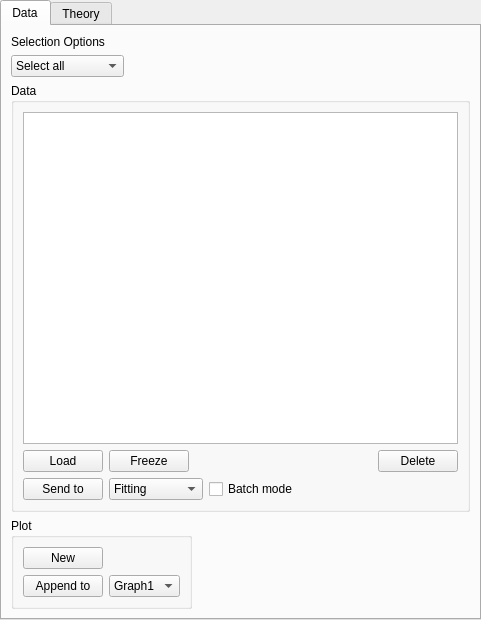
<?xml version="1.0" encoding="UTF-8"?>
<ui version="4.0">
 <class>DataLoadWidget</class>
 <widget class="QTabWidget" name="DataLoadWidget">
  <property name="geometry">
   <rect>
    <x>0</x>
    <y>0</y>
    <width>481</width>
    <height>620</height>
   </rect>
  </property>
  <property name="windowTitle">
   <string>TabWidget</string>
  </property>
  <property name="windowIcon">
   <iconset resource="../../UI/main_resources.qrc">
    <normaloff>:/res/ball.ico</normaloff>:/res/ball.ico</iconset>
  </property>
  <property name="currentIndex">
   <number>0</number>
  </property>
  <widget class="QWidget" name="dataTab">
   <attribute name="title">
    <string>Data</string>
   </attribute>
   <layout class="QGridLayout" name="gridLayout_6">
    <item row="0" column="0">
     <widget class="QLabel" name="label">
      <property name="text">
       <string>Selection Options</string>
      </property>
     </widget>
    </item>
    <item row="1" column="0">
     <widget class="QComboBox" name="cbSelect">
      <item>
       <property name="text">
        <string>Select all</string>
       </property>
      </item>
      <item>
       <property name="text">
        <string>Unselect all</string>
       </property>
      </item>
      <item>
       <property name="text">
        <string>Select all 1D</string>
       </property>
      </item>
      <item>
       <property name="text">
        <string>Unselect all 1D</string>
       </property>
      </item>
      <item>
       <property name="text">
        <string>Select all 2D</string>
       </property>
      </item>
      <item>
       <property name="text">
        <string>Unselect all 2D</string>
       </property>
      </item>
     </widget>
    </item>
    <item row="1" column="1" colspan="2">
     <spacer name="horizontalSpacer_2">
      <property name="orientation">
       <enum>Qt::Horizontal</enum>
      </property>
      <property name="sizeHint" stdset="0">
       <size>
        <width>352</width>
        <height>20</height>
       </size>
      </property>
     </spacer>
    </item>
    <item row="2" column="0" colspan="3">
     <widget class="QGroupBox" name="groupBox">
      <property name="title">
       <string>Data</string>
      </property>
      <layout class="QGridLayout" name="gridLayout_2">
       <item row="0" column="0">
        <layout class="QGridLayout" name="gridLayout">
         <item row="0" column="0" colspan="4">
          <widget class="QTreeView" name="treeView">
           <attribute name="headerVisible">
            <bool>false</bool>
           </attribute>
          </widget>
         </item>
         <item row="1" column="0">
          <widget class="QPushButton" name="cmdLoad">
           <property name="text">
            <string>Load</string>
           </property>
          </widget>
         </item>
         <item row="1" column="1">
          <widget class="QPushButton" name="cmdFreeze">
           <property name="text">
            <string>Freeze</string>
           </property>
          </widget>
         </item>
         <item row="1" column="2">
          <spacer name="horizontalSpacer_4">
           <property name="orientation">
            <enum>Qt::Horizontal</enum>
           </property>
           <property name="sizeHint" stdset="0">
            <size>
             <width>40</width>
             <height>20</height>
            </size>
           </property>
          </spacer>
         </item>
         <item row="1" column="3">
          <widget class="QPushButton" name="cmdDeleteData">
           <property name="text">
            <string>Delete</string>
           </property>
          </widget>
         </item>
        </layout>
       </item>
       <item row="1" column="0">
        <layout class="QHBoxLayout" name="horizontalLayout">
         <item>
          <widget class="QPushButton" name="cmdSendTo">
           <property name="text">
            <string>Send to</string>
           </property>
          </widget>
         </item>
         <item>
          <widget class="QComboBox" name="cbFitting">
           <property name="sizePolicy">
            <sizepolicy hsizetype="Minimum" vsizetype="Fixed">
             <horstretch>0</horstretch>
             <verstretch>0</verstretch>
            </sizepolicy>
           </property>
           <property name="sizeAdjustPolicy">
            <enum>QComboBox::AdjustToContents</enum>
           </property>
           <item>
            <property name="text">
             <string>Fitting</string>
            </property>
           </item>
           <item>
            <property name="text">
             <string>Pr inversion</string>
            </property>
           </item>
           <item>
            <property name="text">
             <string>Invariant</string>
            </property>
           </item>
          </widget>
         </item>
         <item>
          <widget class="QCheckBox" name="chkBatch">
           <property name="text">
            <string>Batch mode</string>
           </property>
          </widget>
         </item>
         <item>
          <spacer name="horizontalSpacer">
           <property name="orientation">
            <enum>Qt::Horizontal</enum>
           </property>
           <property name="sizeHint" stdset="0">
            <size>
             <width>197</width>
             <height>20</height>
            </size>
           </property>
          </spacer>
         </item>
        </layout>
       </item>
      </layout>
     </widget>
    </item>
    <item row="3" column="0" colspan="2">
     <widget class="QGroupBox" name="groupBox_3">
      <property name="title">
       <string>Plot</string>
      </property>
      <layout class="QGridLayout" name="gridLayout_3">
       <item row="0" column="0">
        <widget class="QPushButton" name="cmdNew">
         <property name="text">
          <string>New</string>
         </property>
        </widget>
       </item>
       <item row="1" column="0">
        <widget class="QPushButton" name="cmdAppend">
         <property name="text">
          <string>Append to</string>
         </property>
        </widget>
       </item>
       <item row="1" column="1">
        <widget class="QComboBox" name="cbgraph">
         <property name="sizePolicy">
          <sizepolicy hsizetype="MinimumExpanding" vsizetype="Fixed">
           <horstretch>0</horstretch>
           <verstretch>0</verstretch>
          </sizepolicy>
         </property>
         <property name="sizeAdjustPolicy">
          <enum>QComboBox::AdjustToContents</enum>
         </property>
         <item>
          <property name="text">
           <string>Graph1</string>
          </property>
         </item>
        </widget>
       </item>
      </layout>
     </widget>
    </item>
    <item row="3" column="2">
     <spacer name="horizontalSpacer_3">
      <property name="orientation">
       <enum>Qt::Horizontal</enum>
      </property>
      <property name="sizeHint" stdset="0">
       <size>
        <width>287</width>
        <height>20</height>
       </size>
      </property>
     </spacer>
    </item>
   </layout>
  </widget>
  <widget class="QWidget" name="theoryTab">
   <attribute name="title">
    <string>Theory</string>
   </attribute>
   <layout class="QGridLayout" name="gridLayout_7">
    <item row="0" column="0" colspan="2">
     <widget class="QGroupBox" name="groupBox_2">
      <property name="title">
       <string>Theory</string>
      </property>
      <layout class="QGridLayout" name="gridLayout_4">
       <item row="1" column="0">
        <widget class="QPushButton" name="cmdDeleteTheory">
         <property name="text">
          <string>Delete</string>
         </property>
        </widget>
       </item>
       <item row="1" column="1">
        <spacer name="horizontalSpacer_5">
         <property name="orientation">
          <enum>Qt::Horizontal</enum>
         </property>
         <property name="sizeHint" stdset="0">
          <size>
           <width>353</width>
           <height>20</height>
          </size>
         </property>
        </spacer>
       </item>
       <item row="0" column="0" colspan="2">
        <widget class="QTreeView" name="freezeView">
         <attribute name="headerVisible">
          <bool>false</bool>
         </attribute>
        </widget>
       </item>
      </layout>
     </widget>
    </item>
    <item row="1" column="0">
     <widget class="QGroupBox" name="groupBox_4">
      <property name="title">
       <string>Plot</string>
      </property>
      <layout class="QGridLayout" name="gridLayout_5">
       <item row="0" column="0">
        <widget class="QPushButton" name="cmdNew_2">
         <property name="text">
          <string>New</string>
         </property>
        </widget>
       </item>
       <item row="1" column="0">
        <widget class="QPushButton" name="cmdAppend_2">
         <property name="text">
          <string>Append to</string>
         </property>
        </widget>
       </item>
       <item row="1" column="1">
        <widget class="QComboBox" name="cbgraph_2">
         <property name="sizePolicy">
          <sizepolicy hsizetype="MinimumExpanding" vsizetype="Fixed">
           <horstretch>0</horstretch>
           <verstretch>0</verstretch>
          </sizepolicy>
         </property>
         <property name="sizeAdjustPolicy">
          <enum>QComboBox::AdjustToContents</enum>
         </property>
         <item>
          <property name="text">
           <string>Graph1</string>
          </property>
         </item>
        </widget>
       </item>
      </layout>
     </widget>
    </item>
    <item row="1" column="1">
     <spacer name="horizontalSpacer_6">
      <property name="orientation">
       <enum>Qt::Horizontal</enum>
      </property>
      <property name="sizeHint" stdset="0">
       <size>
        <width>287</width>
        <height>20</height>
       </size>
      </property>
     </spacer>
    </item>
   </layout>
  </widget>
 </widget>
 <resources/>
 <connections/>
</ui>
